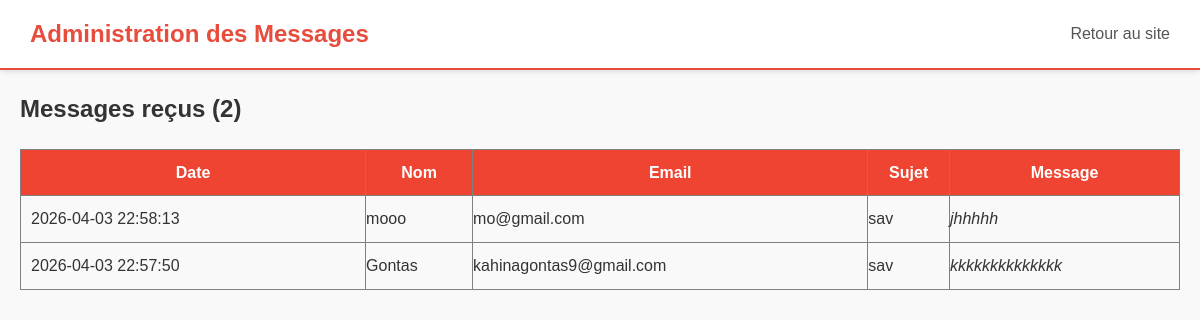
The app's page /admin_messages.php with its own data.
### tables this page shows
CREATE TABLE contacts (
    id INTEGER PRIMARY KEY AUTOINCREMENT,
    nom TEXT,
    email TEXT,
    sujet TEXT,
    message TEXT,
    date_envoi DATETIME DEFAULT CURRENT_TIMESTAMP
);

### admin_messages.php (the view, shortened to what this page needs)
<?php
include 'includes/panier.php';
$requete = $pdo->query("SELECT * FROM contacts ORDER BY date_envoi DESC");
$messages = $requete->fetchAll(PDO::FETCH_ASSOC);
?>
<!DOCTYPE html>
<html lang="fr">
<head>
    <link rel="stylesheet" href="css/style.css">
</head>
<body>
    <header>
        <h1>Administration des Messages</h1>
        <nav><a href="index.php">Retour au site</a></nav>
    </header>
    <main style="padding: 20px;">
        <h2>Messages reçus (<?php echo count($messages); ?>)</h2>
        <?php if (count($messages) == 0): ?>
            <p>Aucun message pour le moment. 🌸</p>
        <?php else: ?>
            <table border="1" style="width: 100%; border-collapse: collapse; margin-top: 20px;">
                <tr style="background: #ee4431; color: white;">
                    <th style="padding: 10px;">Date</th>
                    <th>Nom</th>
                    <th>Email</th>
                    <th>Sujet</th>
                    <th>Message</th>
                </tr>
                <?php foreach ($messages as $m): ?>
                    <tr>
                        <td style="padding: 10px;"><?php echo $m['date_envoi']; ?></td>
                        <td><?php echo htmlspecialchars($m['nom']); ?></td>
                        <td><?php echo htmlspecialchars($m['email']); ?></td>
                        <td><?php echo htmlspecialchars($m['sujet']); ?></td>
                        <td style="font-style: italic;"><?php echo nl2br(htmlspecialchars($m['message'])); ?></td>
                    </tr>
                <?php endforeach; ?>
            </table>
        <?php endif; ?>
    </main>
</body>
</html>

### css/style.css (style rules this page uses)
* { margin: 0; padding: 0; box-sizing: border-box; }
body { font-family: Arial, sans-serif; background-color: #f9f9f9; color: #333; line-height: 1.6; }
a { text-decoration: none; color: inherit; }
header { background-color: #fff; border-bottom: 2px solid #e74c3c; padding: 15px 30px; display: flex; justify-content: space-between; align-items: center; position: sticky; top: 0; z-index: 100; box-shadow: 0 2px 5px rgba(0,0,0,0.1); }
header h1 { font-size: 1.5rem; color: #e74c3c; }
nav a { color: #555; font-weight: 500; transition: color 0.3s; }

### records on screen
contacts: date_envoi "2026-04-03 22:58:13", nom "mooo", email "mo@gmail.com", sujet "sav", message "jhhhhh"
contacts: date_envoi "2026-04-03 22:57:50", nom "Gontas", email "kahinagontas9@gmail.com", sujet "sav", message "kkkkkkkkkkkkkk"

### other values on screen
count($messages) "2"
